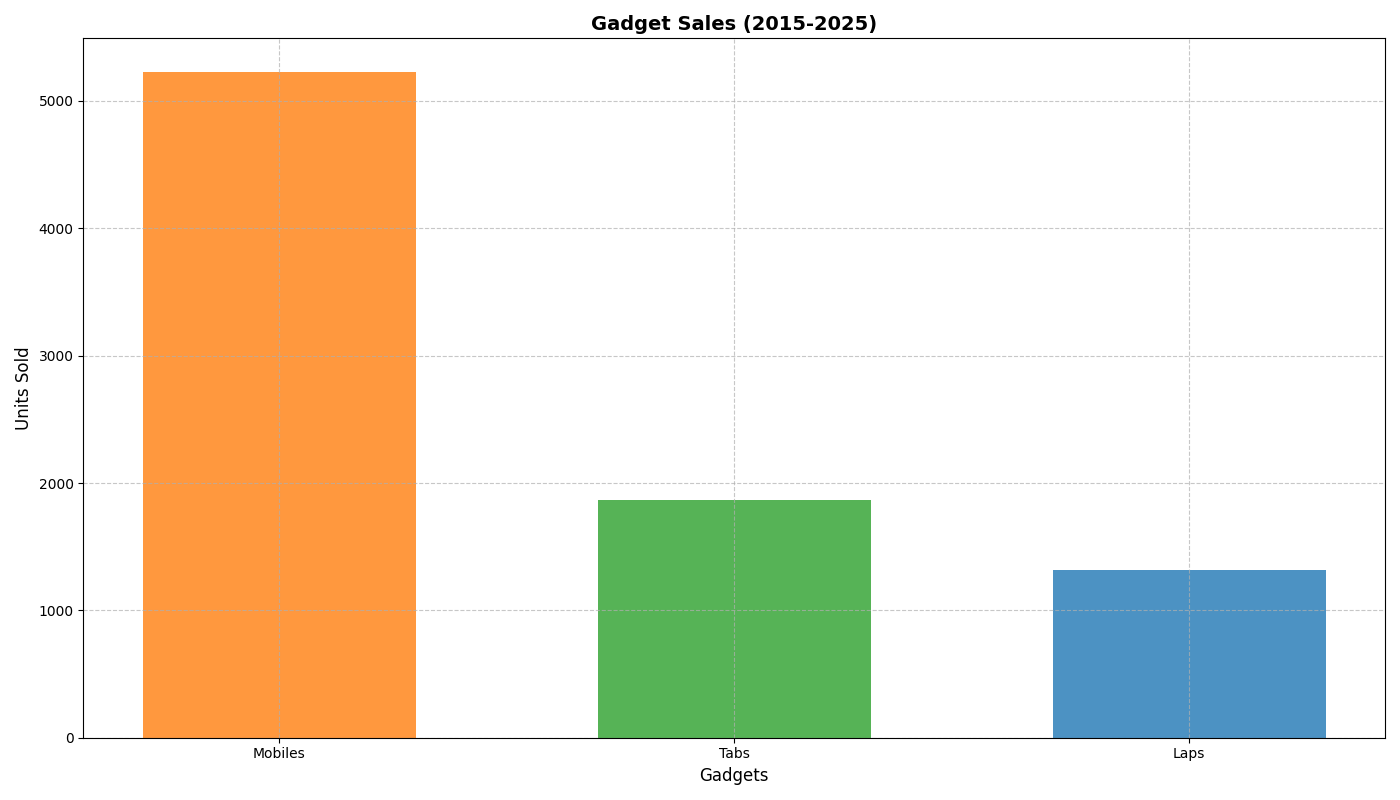

Recreate this plot in Python.
import matplotlib.pyplot as plt
import numpy as np

gadgets = {
    'Mobiles': [250, 300, 350, 380, 450, 500, 520, 530, 600, 650, 700],
    'Tabs': [120, 130, 135, 140, 160, 170, 175, 190, 200, 220, 230],
    'Laps': [80, 95, 100, 105, 110, 120, 125, 130, 140, 150, 160]
}

total_sales = {gadget: sum(sales) for gadget, sales in gadgets.items()}
sorted_gadgets = sorted(total_sales.items(), key=lambda x: x[1], reverse=True)
gadget_names, sorted_sales = zip(*sorted_gadgets)

fig, ax = plt.subplots(figsize=(14, 8))
bar_width = 0.6
range_gadgets = np.arange(len(gadget_names))

# Colors are shuffled
ax.bar(range_gadgets, sorted_sales, width=bar_width, color=['#ff7f0e', '#2ca02c', '#1f77b4'], alpha=0.8)

ax.set_title('Gadget Sales (2015-2025)', fontsize=14, fontweight='bold')
ax.set_ylabel('Units Sold', fontsize=12)
ax.set_xlabel('Gadgets', fontsize=12)
ax.set_xticks(range_gadgets)
ax.set_xticklabels(gadget_names)
ax.grid(True, linestyle='--', alpha=0.7)

plt.tight_layout()
plt.show()
